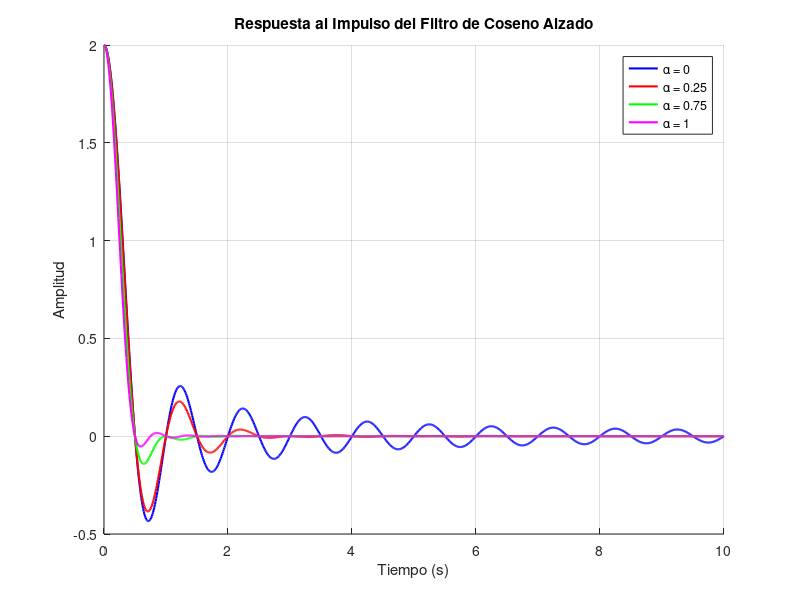
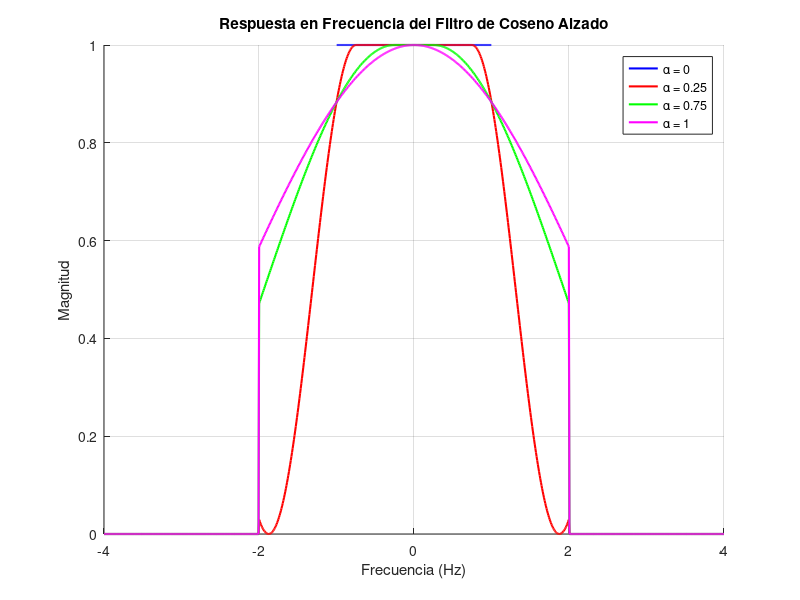

Write the MATLAB code that produced these figures, in order.
clc; 
clear; 
close all;
frecuencia_base = 1;
ancho_banda = 2 * frecuencia_base;

roll_off_factors=[0, 0.25, 0.75, 1];  
colores=['b', 'r', 'g', 'm'];

tiempo=linspace(0, 10/frecuencia_base, 1000);

frecuencia=linspace(-2*ancho_banda, 2*ancho_banda, 1000);

figure('Name', 'Respuesta al Impulso', 'Position', [100 100 800 400]);
hold on;

for i=1:length(roll_off_factors)
    alpha=roll_off_factors(i);
    f_delta=alpha*frecuencia_base;
    
    termino_sinc=sin(2*pi*frecuencia_base*tiempo) ./ (2*pi*frecuencia_base*tiempo);
    termino_sinc(isnan(termino_sinc))=1;
    
    denominador=1-(4*f_delta*tiempo).^2;
    
    respuesta_impulso=2*frecuencia_base*termino_sinc .* ...
                       (cos(2*pi*f_delta*tiempo) ./ denominador);
    
    respuesta_impulso(denominador==0)=0;
    
    plot(tiempo, respuesta_impulso, colores(i), ...
         'LineWidth', 1.5, ...
         'DisplayName', ['\alpha = ' num2str(alpha)]);
end

title('Respuesta al Impulso del Filtro de Coseno Alzado');
xlabel('Tiempo (s)');
ylabel('Amplitud');
legend('Location', 'best');
grid on;
hold off;

figure('Name', 'Respuesta en Frecuencia', 'Position', [100 100 800 400]);
hold on;

for i=1:length(roll_off_factors)
    alpha=roll_off_factors(i);
    f_delta=alpha*frecuencia_base;
    f_transicion=frecuencia_base-f_delta;
    
    respuesta_frecuencia=zeros(size(frecuencia));
    
    for k=1:length(frecuencia)
        f_abs=abs(frecuencia(k));
        
        if f_abs<f_transicion
            respuesta_frecuencia(k)=1;
            
        elseif (f_abs >= f_transicion) && (f_abs < ancho_banda)
            respuesta_frecuencia(k)=0.5*(1+cos(pi*(f_abs-f_transicion)/(4.5*f_delta)));
            
        else
            respuesta_frecuencia(k)=0;
        end
    end
    
    plot(frecuencia, respuesta_frecuencia, colores(i), ...
         'LineWidth', 1.5, ...
         'DisplayName', ['\alpha = ' num2str(alpha)]);
end

title('Respuesta en Frecuencia del Filtro de Coseno Alzado');
xlabel('Frecuencia (Hz)');
ylabel('Magnitud');
legend('Location', 'best');
grid on;
hold off;